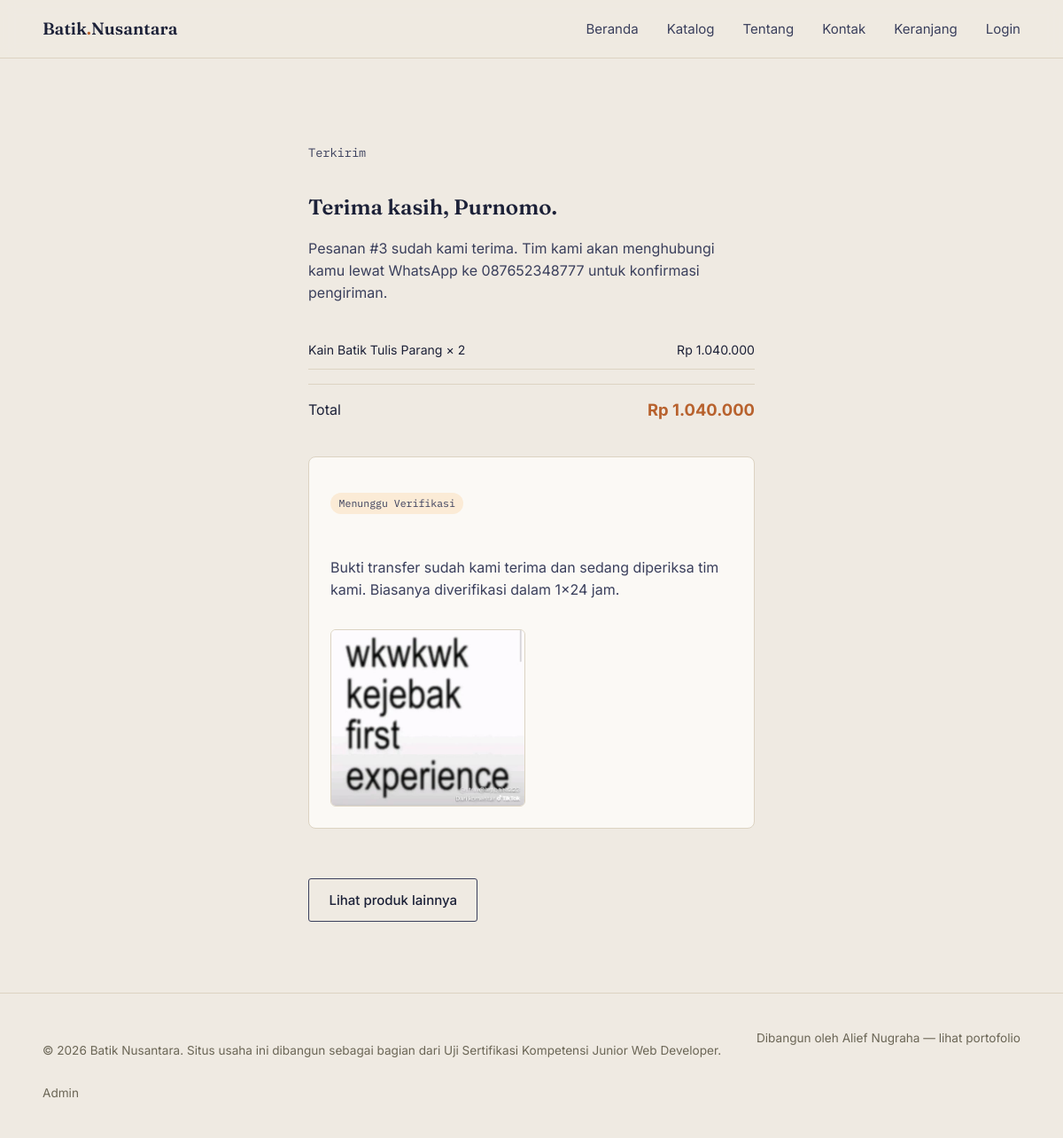
Screenshot of /konfirmasi.php?id=3 with the database file from the repository.
### tables this page shows
CREATE TABLE `pesanan` (
  `id` int NOT NULL,
  `pelanggan_id` int DEFAULT NULL,
  `nama_pemesan` varchar(120) NOT NULL,
  `email` varchar(150) NOT NULL,
  `telepon` varchar(30) NOT NULL,
  `alamat` text NOT NULL,
  `catatan` text,
  `total` decimal(12,2) NOT NULL DEFAULT '0.00',
  `status` enum('baru','diproses','selesai') DEFAULT 'baru',
  `metode_pembayaran` enum('transfer_bank','cod') NOT NULL DEFAULT 'transfer_bank',
  `status_pembayaran` enum('menunggu','menunggu_verifikasi','lunas','ditolak') NOT NULL DEFAULT 'menunggu',
  `bukti_bayar` varchar(255) DEFAULT NULL,
  `dibuat_pada` timestamp NULL DEFAULT CURRENT_TIMESTAMP
);

CREATE TABLE `pesanan_item` (
  `id` int NOT NULL,
  `pesanan_id` int NOT NULL,
  `produk_id` int DEFAULT NULL,
  `nama_produk` varchar(120) NOT NULL,
  `harga_satuan` decimal(12,2) NOT NULL,
  `jumlah` int NOT NULL,
  `subtotal` decimal(12,2) NOT NULL
);

### includes/helpers.php (called while the page is built, shortened)
<?php
function rupiah(float $angka): string
{
    return 'Rp ' . number_format($angka, 0, ',', '.');
}

### konfirmasi.php (the view, shortened to what this page needs)
<?php
require_once 'config/database.php';
require_once 'includes/helpers.php';
$id = (int) ($_GET['id'] ?? 0);
$stmt = $pdo->prepare("SELECT * FROM pesanan WHERE id = :id");
$stmt->execute([':id' => $id]);
$pesanan = $stmt->fetch();
$stmtItems = $pdo->prepare("SELECT * FROM pesanan_item WHERE pesanan_id = :id");
$stmtItems->execute([':id' => $id]);
$items = $stmtItems->fetchAll();
require_once 'includes/header.php';
?>
<main>
  <section class="section confirmation">
    <p class="section__index">Terkirim</p>
    <h1>Terima kasih, <?= htmlspecialchars($pesanan['nama_pemesan']) ?>.</h1>
    <p>Pesanan #<?= htmlspecialchars($pesanan['id']) ?> sudah kami terima. Tim kami akan menghubungi kamu lewat WhatsApp ke <?= htmlspecialchars($pesanan['telepon']) ?> untuk konfirmasi pengiriman.</p>
    <ul class="checkout__items">
      <?php foreach ($items as $item): ?>
        <li>
          <span><?= htmlspecialchars($item['nama_produk']) ?> &times; <?= $item['jumlah'] ?></span>
          <span><?= rupiah($item['subtotal']) ?></span>
        </li>
      <?php endforeach; ?>
    </ul>
    <div class="cart__summary-row">
      <span>Total</span>
      <strong><?= rupiah($pesanan['total']) ?></strong>
    </div>
    <?php if ($pesanan['metode_pembayaran'] === 'cod'): ?>
      <div class="payment-panel">
        <p class="payment-panel__status badge-status badge-status--baru">Bayar di tempat</p>
        <p>Siapkan uang pas sejumlah <strong><?= rupiah($pesanan['total']) ?></strong> saat kurir mengantarkan pesananmu.</p>
      </div>
    <?php elseif ($pesanan['status_pembayaran'] === 'menunggu_verifikasi'): ?>
      <div class="payment-panel">
        <p class="payment-panel__status badge-status badge-status--diproses">Menunggu verifikasi</p>
        <p>Bukti transfer sudah kami terima dan sedang diperiksa tim kami. Biasanya diverifikasi dalam 1x24 jam.</p>
        <?php if ($pesanan['bukti_bayar']): ?>
          <img src="assets/uploads/bukti/<?= htmlspecialchars($pesanan['bukti_bayar']) ?>" alt="Bukti transfer" class="payment-panel__proof">
        <?php endif; ?>
      </div>
    <?php endif; ?>
    <a href="katalog.php" class="btn btn--ghost" style="margin-top:2rem;">Lihat produk lainnya</a>
  </section>
</main>
<?php require_once 'includes/footer.php'; ?>

### assets/css/style.css (style rules this page uses)
:root { --paper: #EFEAE2; --paper-line: #DCD3C2; --ink: #1C2138; --ink-soft: #3A3F5C; --rust: #B8622E; --sage: #52735F; --muted: #6B6656; --white: #FBF9F5; --font-display: "Fraunces", serif; --font-body: "Inter", sans-serif; --font-mono: "IBM Plex Mono", monospace; --maxw: 1120px; }
* { box-sizing:border-box; }
html { scroll-behavior:smooth; }
body { margin:0; background:var(--paper); color:var(--ink); font-family:var(--font-body); line-height:1.55; }
img { max-width:100%; display:block; }
a { color:inherit; }
h1,h2,h3 { font-family:var(--font-display); font-weight:600; margin:0; }
ul { list-style:none; margin:0; padding:0; }
.btn { display:inline-flex; align-items:center; padding:.75rem 1.4rem; font-size:.94rem; font-weight:500; text-decoration:none; border-radius:3px; border:none; cursor:pointer; transition:transform .15s ease, background .15s ease, color .15s ease; }
.btn--ghost { border:1px solid var(--ink-soft); background:transparent; color:var(--ink); }
.section { max-width:var(--maxw); margin:0 auto; padding:clamp(3rem,7vw,5rem) clamp(1.25rem,5vw,3rem); }
.section__index { font-family:var(--font-mono); color:var(--rust); font-size:.85rem; }
.confirmation { max-width:600px; }
.confirmation p { color:var(--ink-soft); margin:1rem 0 2rem; }
.badge-status { padding:.2rem .6rem; border-radius:999px; font-family:var(--font-mono); font-size:.72rem; text-transform:capitalize; display:inline-block; }
.badge-status--diproses { background:#FBEBD6; color:#8A5A1B; }
.payment-panel { background:var(--white); border:1px solid var(--paper-line); border-radius:8px; padding:1.5rem; margin:1.5rem 0; text-align:left; }
.payment-panel__status { margin-bottom:.9rem; }
.payment-panel__proof { max-width:220px; border-radius:6px; margin-top:1rem; border:1px solid var(--paper-line); }
.cart__summary-row { display:flex; justify-content:space-between; align-items:center; padding:.9rem 0; border-top:1px solid var(--paper-line); margin-bottom:1rem; }
.cart__summary-row strong { font-size:1.15rem; color:var(--rust); }
.checkout__items { list-style:none; margin:0 0 1rem; padding:0; }
.checkout__items li { display:flex; justify-content:space-between; gap:1rem; padding:.6rem 0; font-size:.88rem; border-bottom:1px solid var(--paper-line); }

### rows the page displays
pesanan: nama_pemesan "Purnomo", id "3", telepon "087652348777", total "Rp 1.040.000", bukti_bayar (picture)
pesanan_item: nama_produk "Kain Batik Tulis Parang", jumlah "2", subtotal "Rp 1.040.000"
